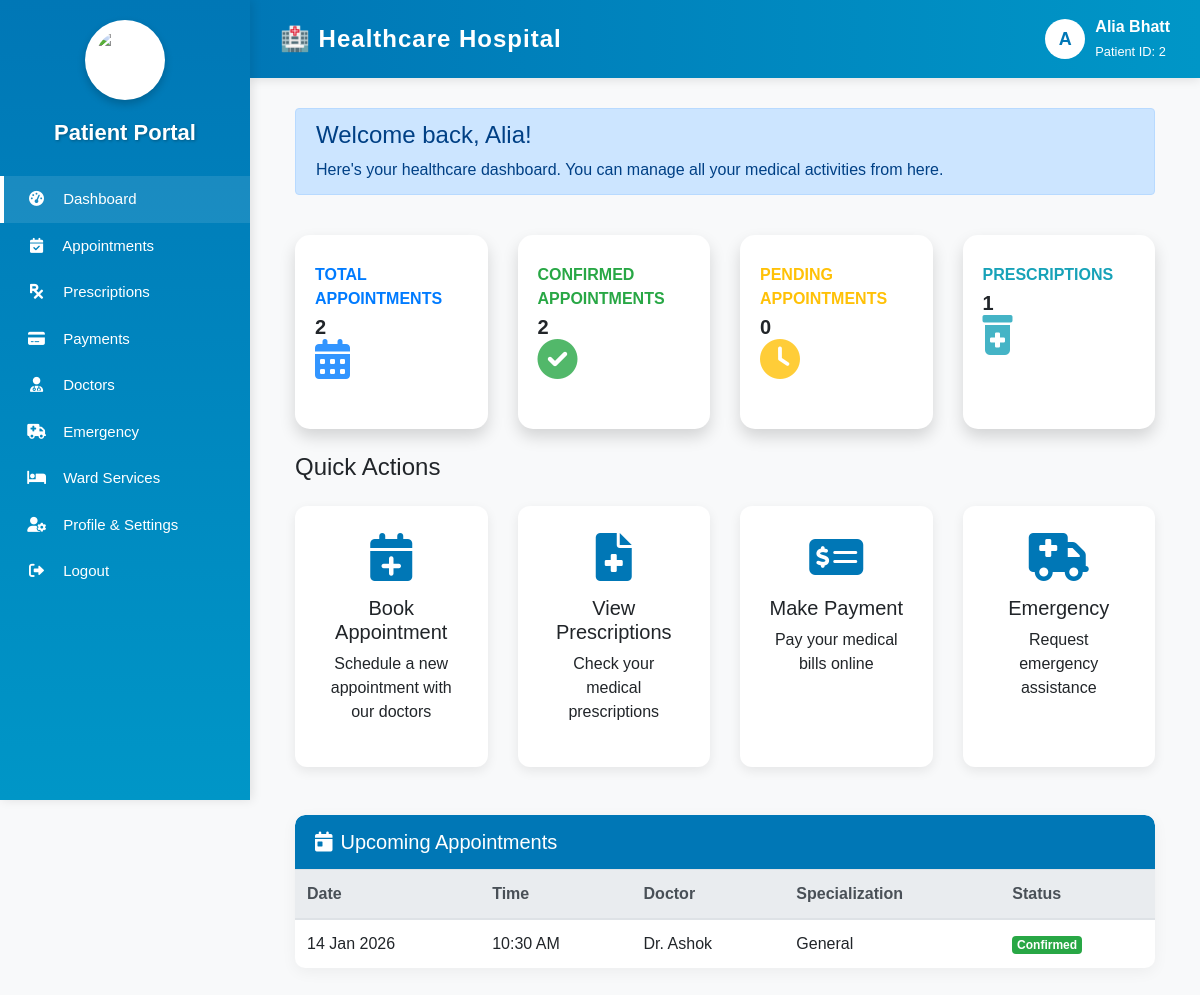
/patient_dashboard.php (signed in), run on the app's committed database.
### tables this page shows
CREATE TABLE `patreg` (
  `pid` int(11) NOT NULL AUTO_INCREMENT,
  `fname` varchar(50) NOT NULL,
  `lname` varchar(50) NOT NULL,
  `gender` varchar(10) DEFAULT NULL,
  `dob` date DEFAULT NULL,
  `email` varchar(100) NOT NULL,
  `contact` varchar(15) NOT NULL,
  `address` text DEFAULT NULL,
  `emergencyContact` varchar(15) DEFAULT NULL,
  `national_id` varchar(20) DEFAULT NULL,
  `password` varchar(255) NOT NULL,
  `reg_date` timestamp NOT NULL DEFAULT current_timestamp(),
  PRIMARY KEY (`pid`),
  UNIQUE KEY `email` (`email`),
  UNIQUE KEY `national_id` (`national_id`)
);

CREATE TABLE `appointmenttb` (
  `ID` int(11) NOT NULL AUTO_INCREMENT,
  `pid` int(11) NOT NULL,
  `national_id` varchar(20) DEFAULT NULL,
  `fname` varchar(50) DEFAULT NULL,
  `lname` varchar(50) DEFAULT NULL,
  `gender` varchar(10) DEFAULT NULL,
  `email` varchar(100) DEFAULT NULL,
  `contact` varchar(15) DEFAULT NULL,
  `doctor` varchar(50) NOT NULL,
  `docFees` decimal(10,2) NOT NULL,
  `appdate` date NOT NULL,
  `apptime` time NOT NULL,
  `userStatus` int(11) DEFAULT 1,
  `doctorStatus` int(11) DEFAULT 1,
  `appointmentStatus` varchar(20) DEFAULT 'active',
  `cancelledBy` varchar(20) DEFAULT NULL,
  `cancellationReason` text DEFAULT NULL,
  `created_date` timestamp NOT NULL DEFAULT current_timestamp(),
  PRIMARY KEY (`ID`),
  KEY `pid` (`pid`),
  CONSTRAINT `appointmenttb_ibfk_1` FOREIGN KEY (`pid`) REFERENCES `patreg` (`pid`) ON DELETE CASCADE
);

CREATE TABLE `doctb` (
  `id` varchar(20) NOT NULL,
  `username` varchar(50) NOT NULL,
  `spec` varchar(50) NOT NULL,
  `email` varchar(100) NOT NULL,
  `password` varchar(255) NOT NULL,
  `docFees` decimal(10,2) NOT NULL,
  `contact` varchar(15) DEFAULT NULL,
  `reg_date` timestamp NOT NULL DEFAULT current_timestamp(),
  PRIMARY KEY (`id`),
  UNIQUE KEY `email` (`email`)
);

### patient_dashboard.php (the view, shortened to what this page needs)
<?php
include('dbconnection.php');
$email = mysqli_real_escape_string($con, $_SESSION['patient']);
$query = "SELECT * FROM patreg WHERE email='$email' LIMIT 1";
$result = mysqli_query($con, $query);
$patient = mysqli_fetch_assoc($result);
$national_id = $patient['national_id'];
$appointments_count = mysqli_num_rows(mysqli_query($con, "SELECT * FROM appointmenttb WHERE email='$email'"));
$confirmed_appointments = mysqli_num_rows(mysqli_query($con, "SELECT * FROM appointmenttb WHERE email='$email' AND doctorStatus=1"));
$pending_appointments = mysqli_num_rows(mysqli_query($con, "SELECT * FROM appointmenttb WHERE email='$email' AND doctorStatus=0"));
$prescriptions_count = mysqli_num_rows(mysqli_query($con, "SELECT * FROM prestb WHERE national_id='$national_id'"));
$upcoming_query = "SELECT * FROM appointmenttb WHERE email='$email' AND appdate >= CURDATE() ORDER BY appdate ASC LIMIT 5";
$upcoming_result = mysqli_query($con, $upcoming_query);
?>
<!doctype html>
<html lang="en">
<head>
    <link href="https://stackpath.bootstrapcdn.com/bootstrap/4.5.2/css/bootstrap.min.css" rel="stylesheet"/>
    <link href="https://cdnjs.cloudflare.com/ajax/libs/font-awesome/6.0.0/css/all.min.css" rel="stylesheet"/>
</head>
<body>
    <div class="sidebar">
        <img class="logo" src="images/medical-logo.jpg" alt="Hospital Logo">
        <h4>Patient Portal</h4>
        <ul>
            <li data-target="dashboard" class="active">
                <i class="fas fa-tachometer-alt"></i> <span>Dashboard</span>
            </li>
            <li data-target="appointments">
                <i class="fas fa-calendar-check"></i> <span>Appointments</span>
            </li>
            <li data-target="prescriptions">
                <i class="fas fa-prescription"></i> <span>Prescriptions</span>
            </li>
            <li data-target="payments">
                <i class="fas fa-credit-card"></i> <span>Payments</span>
            </li>
            <li data-target="doctors">
                <i class="fas fa-user-md"></i> <span>Doctors</span>
            </li>
            <li data-target="emergency">
                <i class="fas fa-ambulance"></i> <span>Emergency</span>
            </li>
            <li data-target="ward">
                <i class="fas fa-bed"></i> <span>Ward Services</span>
            </li>
            <li data-target="profile">
                <i class="fas fa-user-cog"></i> <span>Profile & Settings</span>
            </li>
            <li>
                <a href="logout.php" style="color: white; text-decoration: none; display: block;">
                    <i class="fas fa-sign-out-alt"></i> <span>Logout</span>
                </a>
            </li>
        </ul>
    </div>
    <div class="main-content">
        <div class="topbar">
            <div class="brand">🏥 Healthcare Hospital</div>
            <div class="user-info">
                <div class="user-avatar">
                    <?php echo strtoupper(substr($patient['fname'], 0, 1)); ?>
                </div>
                <div>
                    <strong><?php echo htmlspecialchars($patient['fname'] . ' ' . $patient['lname']); ?></strong><br>
                    <small>Patient ID: <?php echo htmlspecialchars($patient['pid']); ?></small>
                </div>
            </div>
        </div>
        <div id="dashboard" class="interface active">
            <div class="container-fluid">
                <div class="row mb-4">
                    <div class="col-12">
                        <div class="alert alert-primary" role="alert">
                            <h4 class="alert-heading">
                                Welcome back, <?php echo htmlspecialchars($patient['fname']); ?>!
                            </h4>
                            <p class="mb-0">Here's your healthcare dashboard. You can manage all your medical activities from here.</p>
                        </div>
                    </div>
                </div>
                <div class="row">
                    <div class="col-lg-3 col-md-6">
                        <div class="stats-card card border-left-primary shadow h-100 py-2">
                            <div class="card-body">
                                <div class="row no-gutters align-items-center">
                                    <div class="col mr-2">
                                        <div class="text-xs font-weight-bold text-primary text-uppercase mb-1">
                                            Total Appointments
                                        </div>
                                        <div class="h5 mb-0 font-weight-bold text-gray-800">
                                            <?php echo $appointments_count; ?>
                                        </div>
                                    </div>
                                    <div class="col-auto">
                                        <i class="fas fa-calendar-alt stats-icon text-primary"></i>
                                    </div>
                                </div>
                            </div>
                        </div>
                    </div>
                    <div class="col-lg-3 col-md-6">
                        <div class="stats-card card border-left-success shadow h-100 py-2">
                            <div class="card-body">
                                <div class="row no-gutters align-items-center">
                                    <div class="col mr-2">
                                        <div class="text-xs font-weight-bold text-success text-uppercase mb-1">
                                            Confirmed Appointments
                                        </div>
                                        <div class="h5 mb-0 font-weight-bold text-gray-800">
                                            <?php echo $confirmed_appointments; ?>
                                        </div>
                                    </div>
                                    <div class="col-auto">
                                        <i class="fas fa-check-circle stats-icon text-success"></i>
                                    </div>
                                </div>
                            </div>
                        </div>
                    </div>
                    <div class="col-lg-3 col-md-6">
                        <div class="stats-card card border-left-warning shadow h-100 py-2">
                            <div class="card-body">
                                <div class="row no-gutters align-items-center">
                                    <div class="col mr-2">
                                        <div class="text-xs font-weight-bold text-warning text-uppercase mb-1">
                                            Pending Appointments
                                        </div>
                                        <div class="h5 mb-0 font-weight-bold text-gray-800">
                                            <?php echo $pending_appointments; ?>
                                        </div>
                                    </div>
                                    <div class="col-auto">
                                        <i class="fas fa-clock stats-icon text-warning"></i>
                                    </div>
                                </div>
                            </div>
                        </div>
                    </div>
                    <div class="col-lg-3 col-md-6">
                        <div class="stats-card card border-left-info shadow h-100 py-2">
                            <div class="card-body">
                                <div class="row no-gutters align-items-center">
                                    <div class="col mr-2">
                                        <div class="text-xs font-weight-bold text-info text-uppercase mb-1">
                                            Prescriptions
                                        </div>
                                        <div class="h5 mb-0 font-weight-bold text-gray-800">
                                            <?php echo $prescriptions_count; ?>
                                        </div>
                                    </div>
                                    <div class="col-auto">
                                        <i class="fas fa-prescription-bottle-alt stats-icon text-info"></i>
                                    </div>
                                </div>
                            </div>
                        </div>
                    </div>
                </div>
                <div class="row mt-4">
                    <div class="col-12 mb-3">
                        <h4>Quick Actions</h4>
                    </div>
                    <div class="col-lg-3 col-md-6 mb-4">
                        <div class="quick-action-card" onclick="showInterface('appointments')">
                            <i class="fas fa-calendar-plus"></i>
                            <h5>Book Appointment</h5>
                            <p>Schedule a new appointment with our doctors</p>
                        </div>
                    </div>
                    <div class="col-lg-3 col-md-6 mb-4">
                        <div class="quick-action-card" onclick="location.href='book_appointment.php'">
                            <i class="fas fa-file-medical"></i>
                            <h5>View Prescriptions</h5>
                            <p>Check your medical prescriptions</p>
                        </div>
                    </div>
                    <div class="col-lg-3 col-md-6 mb-4">
                        <div class="quick-action-card" onclick="showInterface('payments')">
                            <i class="fas fa-money-check-alt"></i>
                            <h5>Make Payment</h5>
                            <p>Pay your medical bills online</p>
                        </div>
                    </div>
                    <div class="col-lg-3 col-md-6 mb-4">
                        <div class="quick-action-card" onclick="showInterface('emergency')">
                            <i class="fas fa-ambulance"></i>
                            <h5>Emergency</h5>
                            <p>Request emergency assistance</p>
                        </div>
                    </div>
                </div>
                <div class="row mt-4">
                    <div class="col-12">
                        <div class="data-table">
                            <div class="table-header">
                                <h5 class="mb-0"><i class="fas fa-calendar-day mr-2"></i>Upcoming Appointments</h5>
                            </div>
                            <div class="table-responsive">
                                <table class="table table-hover mb-0">
                                    <thead class="thead-light">
                                        <tr>
                                            <th>Date</th>
                                            <th>Time</th>
                                            <th>Doctor</th>
                                            <th>Specialization</th>
                                            <th>Status</th>
                                        </tr>
                                    </thead>
                                    <tbody>
                                        <?php if(mysqli_num_rows($upcoming_result) > 0): ?>
                                            <?php while($row = mysqli_fetch_assoc($upcoming_result)): ?>
                                                <tr>
                                                    <td><?php echo date('d M Y', strtotime($row['appdate'])); ?></td>
                                                    <td><?php echo date('h:i A', strtotime($row['apptime'])); ?></td>
                                                    <td>Dr. <?php echo htmlspecialchars($row['doctor']); ?></td>
                                                    <td>
                                                        <?php
                                                            $doc_query = "SELECT spec FROM doctb WHERE username='{$row['doctor']}'";
                                                            $doc_result = mysqli_query($con, $doc_query);
                                                            $doc = mysqli_fetch_assoc($doc_result);
                                                            echo htmlspecialchars($doc['spec'] ?? 'N/A');
                                                        ?>
                                                    </td>
                                                    <td>
                                                        <?php if($row['doctorStatus'] == 1): ?>
                                                            <span class="badge badge-success">Confirmed</span>
                                                        <?php else: ?>
                                                            <span class="badge badge-warning">Pending</span>
                                                        <?php endif; ?>
                                                    </td>
                                                </tr>
                                            <?php endwhile; ?>
                                        <?php else: ?>
                                            <tr>
                                                <td colspan="5" class="text-center">No upcoming appointments</td>
                                            </tr>
                                        <?php endif; ?>
                                    </tbody>
                                </table>
                            </div>
                        </div>
                    </div>
                </div>
            </div>
        </div>
    </div>
</body>
</html>

### data on the page
patreg: fname "A", fname+lname "Alia Bhatt", pid "2", fname "Alia"
appointmenttb: appdate "14 Jan 2026", apptime "10:30 AM", doctor "Ashok", doctb.spec "General", doctorStatus "Confirmed"

### other printed values
$appointments_count "2"
$confirmed_appointments "2"
$pending_appointments "0"
$prescriptions_count "1"
